Frame 1 (no input): blank canvas, image omitted
Frame 60 (the mouse pressed at the canvas centre just before this capture): blank canvas, image omitted
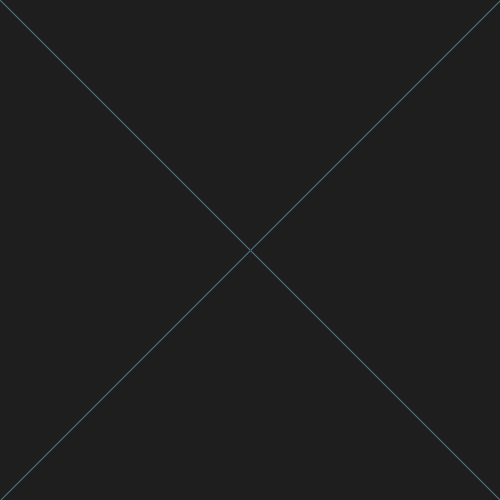
Frame 120 (the mouse held since frame 60 and released just before this capture)

The Processing sketch whose frames 1 and 60 were blank and that drew this single picture after the mouse press (run headless with seeded random() and noise(); from frame 60 on, the mouse is pressed at the canvas centre):

// Processing sketch: mirror
// ── mirror.pde
void setup()
{
  size(500, 500);
  background(30);
}

void draw()
{
  stroke(random(25, 125), random(150), random(20, 200));
  if (mousePressed)
  {
    line(mouseX, mouseY, pmouseX, pmouseY);
    line(500 - mouseX, mouseY, 500 - pmouseX, pmouseY);
    line(500 - mouseX, 500 - mouseY, 500 - pmouseX, 500 - pmouseY);
    line(mouseX, 500 - mouseY, pmouseX, 500 - pmouseY);
  } 
  
  if(keyPressed && key == 'd')
  {
    clear();
    background(30);
  }
}
